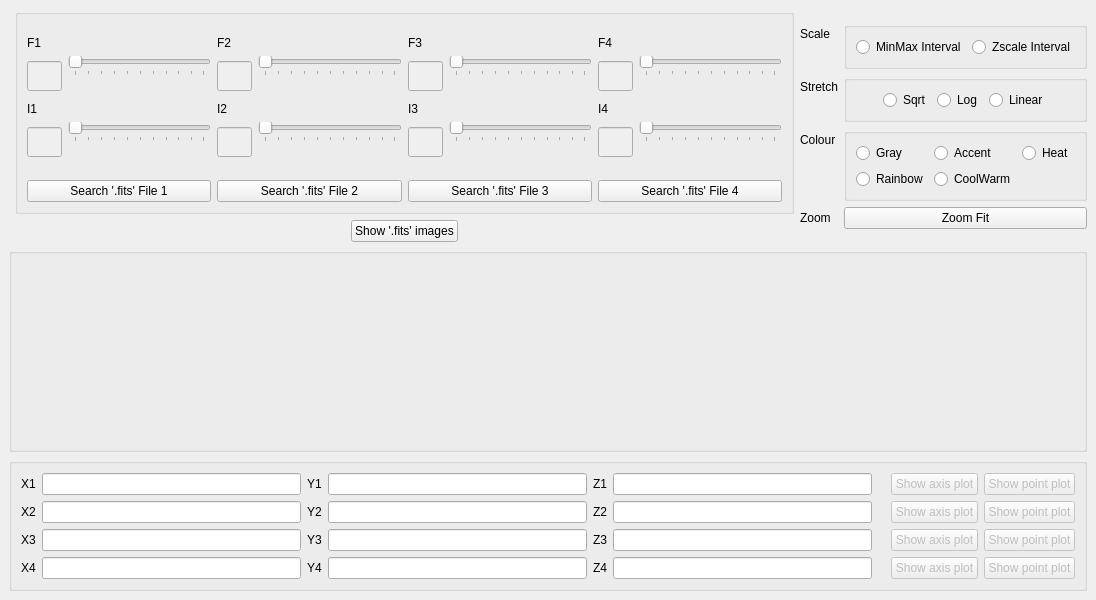
<?xml version="1.0" encoding="UTF-8"?>
<ui version="4.0">
 <class>MrsDetPlot</class>
 <widget class="QMainWindow" name="MrsDetPlot">
  <property name="geometry">
   <rect>
    <x>0</x>
    <y>0</y>
    <width>1096</width>
    <height>600</height>
   </rect>
  </property>
  <property name="minimumSize">
   <size>
    <width>600</width>
    <height>600</height>
   </size>
  </property>
  <property name="maximumSize">
   <size>
    <width>1096</width>
    <height>600</height>
   </size>
  </property>
  <property name="windowTitle">
   <string>mrs_det_plot</string>
  </property>
  <widget class="QWidget" name="centralwidget">
   <property name="sizePolicy">
    <sizepolicy hsizetype="Minimum" vsizetype="Fixed">
     <horstretch>0</horstretch>
     <verstretch>0</verstretch>
    </sizepolicy>
   </property>
   <layout class="QGridLayout" name="gridLayout_2">
    <item row="0" column="0">
     <layout class="QGridLayout" name="gridLayout" rowstretch="0,0,0,0">
      <item row="2" column="0" colspan="3">
       <widget class="QGroupBox" name="midPlot">
        <property name="minimumSize">
         <size>
          <width>0</width>
          <height>150</height>
         </size>
        </property>
        <property name="title">
         <string/>
        </property>
        <layout class="QGridLayout" name="gridLayout_18">
         <item row="0" column="0">
          <layout class="QVBoxLayout" name="midLayout_vbox"/>
         </item>
        </layout>
       </widget>
      </item>
      <item row="1" column="1" alignment="Qt::AlignHCenter">
       <widget class="QPushButton" name="midButton">
        <property name="sizePolicy">
         <sizepolicy hsizetype="Fixed" vsizetype="Fixed">
          <horstretch>0</horstretch>
          <verstretch>0</verstretch>
         </sizepolicy>
        </property>
        <property name="text">
         <string>Show '.fits' images</string>
        </property>
       </widget>
      </item>
      <item row="0" column="1">
       <widget class="QGroupBox" name="groupBox_3">
        <property name="sizePolicy">
         <sizepolicy hsizetype="Expanding" vsizetype="Minimum">
          <horstretch>0</horstretch>
          <verstretch>0</verstretch>
         </sizepolicy>
        </property>
        <property name="maximumSize">
         <size>
          <width>16777215</width>
          <height>16777215</height>
         </size>
        </property>
        <property name="title">
         <string/>
        </property>
        <property name="alignment">
         <set>Qt::AlignLeading|Qt::AlignLeft|Qt::AlignVCenter</set>
        </property>
        <layout class="QGridLayout" name="gridLayout_7">
         <item row="0" column="0">
          <layout class="QGridLayout" name="gridLayout_3">
           <property name="sizeConstraint">
            <enum>QLayout::SetDefaultConstraint</enum>
           </property>
           <item row="0" column="3">
            <layout class="QFormLayout" name="formLayout_4">
             <property name="sizeConstraint">
              <enum>QLayout::SetDefaultConstraint</enum>
             </property>
             <property name="fieldGrowthPolicy">
              <enum>QFormLayout::AllNonFixedFieldsGrow</enum>
             </property>
             <property name="rowWrapPolicy">
              <enum>QFormLayout::WrapAllRows</enum>
             </property>
             <property name="labelAlignment">
              <set>Qt::AlignLeading|Qt::AlignLeft|Qt::AlignVCenter</set>
             </property>
             <property name="formAlignment">
              <set>Qt::AlignLeading|Qt::AlignLeft|Qt::AlignVCenter</set>
             </property>
             <item row="0" column="0">
              <widget class="QLabel" name="frame3Label">
               <property name="text">
                <string>F3</string>
               </property>
              </widget>
             </item>
             <item row="0" column="1">
              <layout class="QGridLayout" name="gridLayout_14">
               <item row="0" column="1" colspan="2">
                <widget class="QSlider" name="frameSlider3">
                 <property name="enabled">
                  <bool>false</bool>
                 </property>
                 <property name="orientation">
                  <enum>Qt::Horizontal</enum>
                 </property>
                 <property name="tickPosition">
                  <enum>QSlider::TicksBelow</enum>
                 </property>
                </widget>
               </item>
               <item row="1" column="1">
                <widget class="QLabel" name="frameMinimumLabel3">
                 <property name="text">
                  <string/>
                 </property>
                </widget>
               </item>
               <item row="1" column="2" alignment="Qt::AlignRight">
                <widget class="QLabel" name="frameMaximumLabel3">
                 <property name="text">
                  <string/>
                 </property>
                </widget>
               </item>
               <item row="0" column="0" rowspan="2">
                <widget class="QLineEdit" name="frameLineEdit3">
                 <property name="enabled">
                  <bool>false</bool>
                 </property>
                 <property name="maximumSize">
                  <size>
                   <width>35</width>
                   <height>30</height>
                  </size>
                 </property>
                </widget>
               </item>
              </layout>
             </item>
             <item row="1" column="0">
              <widget class="QLabel" name="integration3Label">
               <property name="text">
                <string>I3</string>
               </property>
              </widget>
             </item>
             <item row="1" column="1">
              <layout class="QGridLayout" name="gridLayout_15">
               <item row="0" column="1" colspan="2">
                <widget class="QSlider" name="integrationSlider3">
                 <property name="enabled">
                  <bool>false</bool>
                 </property>
                 <property name="orientation">
                  <enum>Qt::Horizontal</enum>
                 </property>
                 <property name="tickPosition">
                  <enum>QSlider::TicksBelow</enum>
                 </property>
                </widget>
               </item>
               <item row="1" column="1">
                <widget class="QLabel" name="integrationMinimumLabel3">
                 <property name="text">
                  <string/>
                 </property>
                </widget>
               </item>
               <item row="1" column="2" alignment="Qt::AlignRight">
                <widget class="QLabel" name="integrationMaximumLabel3">
                 <property name="text">
                  <string/>
                 </property>
                </widget>
               </item>
               <item row="0" column="0" rowspan="2">
                <widget class="QLineEdit" name="integrationLineEdit3">
                 <property name="enabled">
                  <bool>false</bool>
                 </property>
                 <property name="maximumSize">
                  <size>
                   <width>35</width>
                   <height>30</height>
                  </size>
                 </property>
                </widget>
               </item>
              </layout>
             </item>
            </layout>
           </item>
           <item row="0" column="2">
            <layout class="QFormLayout" name="formLayout_3">
             <property name="rowWrapPolicy">
              <enum>QFormLayout::WrapAllRows</enum>
             </property>
             <property name="formAlignment">
              <set>Qt::AlignLeading|Qt::AlignLeft|Qt::AlignVCenter</set>
             </property>
             <item row="0" column="0">
              <widget class="QLabel" name="frame2Label">
               <property name="text">
                <string>F2</string>
               </property>
              </widget>
             </item>
             <item row="0" column="1">
              <layout class="QGridLayout" name="gridLayout_12">
               <item row="0" column="1" colspan="2">
                <widget class="QSlider" name="frameSlider2">
                 <property name="enabled">
                  <bool>false</bool>
                 </property>
                 <property name="orientation">
                  <enum>Qt::Horizontal</enum>
                 </property>
                 <property name="tickPosition">
                  <enum>QSlider::TicksBelow</enum>
                 </property>
                </widget>
               </item>
               <item row="1" column="2" alignment="Qt::AlignRight">
                <widget class="QLabel" name="frameMaximumLabel2">
                 <property name="text">
                  <string/>
                 </property>
                </widget>
               </item>
               <item row="1" column="1">
                <widget class="QLabel" name="frameMinimumLabel2">
                 <property name="text">
                  <string/>
                 </property>
                </widget>
               </item>
               <item row="0" column="0" rowspan="2">
                <widget class="QLineEdit" name="frameLineEdit2">
                 <property name="enabled">
                  <bool>false</bool>
                 </property>
                 <property name="maximumSize">
                  <size>
                   <width>35</width>
                   <height>30</height>
                  </size>
                 </property>
                </widget>
               </item>
              </layout>
             </item>
             <item row="1" column="0">
              <widget class="QLabel" name="integration2Label">
               <property name="text">
                <string>I2</string>
               </property>
              </widget>
             </item>
             <item row="1" column="1">
              <layout class="QGridLayout" name="gridLayout_13">
               <item row="1" column="1">
                <widget class="QLabel" name="integrationMinimumLabel2">
                 <property name="text">
                  <string/>
                 </property>
                </widget>
               </item>
               <item row="0" column="1" colspan="2">
                <widget class="QSlider" name="integrationSlider2">
                 <property name="enabled">
                  <bool>false</bool>
                 </property>
                 <property name="orientation">
                  <enum>Qt::Horizontal</enum>
                 </property>
                 <property name="tickPosition">
                  <enum>QSlider::TicksBelow</enum>
                 </property>
                </widget>
               </item>
               <item row="1" column="2" alignment="Qt::AlignRight">
                <widget class="QLabel" name="integrationMaximumLabel2">
                 <property name="text">
                  <string/>
                 </property>
                </widget>
               </item>
               <item row="0" column="0" rowspan="2">
                <widget class="QLineEdit" name="integrationLineEdit2">
                 <property name="enabled">
                  <bool>false</bool>
                 </property>
                 <property name="maximumSize">
                  <size>
                   <width>35</width>
                   <height>30</height>
                  </size>
                 </property>
                </widget>
               </item>
              </layout>
             </item>
            </layout>
           </item>
           <item row="0" column="4">
            <layout class="QFormLayout" name="formLayout_5">
             <property name="fieldGrowthPolicy">
              <enum>QFormLayout::AllNonFixedFieldsGrow</enum>
             </property>
             <property name="rowWrapPolicy">
              <enum>QFormLayout::WrapAllRows</enum>
             </property>
             <property name="formAlignment">
              <set>Qt::AlignLeading|Qt::AlignLeft|Qt::AlignVCenter</set>
             </property>
             <item row="0" column="0">
              <widget class="QLabel" name="frame4Label">
               <property name="text">
                <string>F4</string>
               </property>
              </widget>
             </item>
             <item row="0" column="1">
              <layout class="QGridLayout" name="gridLayout_16">
               <item row="0" column="1" colspan="2">
                <widget class="QSlider" name="frameSlider4">
                 <property name="enabled">
                  <bool>false</bool>
                 </property>
                 <property name="tracking">
                  <bool>true</bool>
                 </property>
                 <property name="orientation">
                  <enum>Qt::Horizontal</enum>
                 </property>
                 <property name="tickPosition">
                  <enum>QSlider::TicksBelow</enum>
                 </property>
                </widget>
               </item>
               <item row="1" column="2" alignment="Qt::AlignRight">
                <widget class="QLabel" name="frameMaximumLabel4">
                 <property name="text">
                  <string/>
                 </property>
                </widget>
               </item>
               <item row="1" column="1">
                <widget class="QLabel" name="frameMinimumLabel4">
                 <property name="text">
                  <string/>
                 </property>
                </widget>
               </item>
               <item row="0" column="0" rowspan="2">
                <widget class="QLineEdit" name="frameLineEdit4">
                 <property name="enabled">
                  <bool>false</bool>
                 </property>
                 <property name="sizePolicy">
                  <sizepolicy hsizetype="Expanding" vsizetype="Fixed">
                   <horstretch>0</horstretch>
                   <verstretch>0</verstretch>
                  </sizepolicy>
                 </property>
                 <property name="maximumSize">
                  <size>
                   <width>35</width>
                   <height>30</height>
                  </size>
                 </property>
                </widget>
               </item>
              </layout>
             </item>
             <item row="1" column="0">
              <widget class="QLabel" name="integration4Label">
               <property name="text">
                <string>I4</string>
               </property>
              </widget>
             </item>
             <item row="1" column="1">
              <layout class="QGridLayout" name="gridLayout_17">
               <item row="1" column="2" alignment="Qt::AlignRight">
                <widget class="QLabel" name="integrationMaximumLabel4">
                 <property name="text">
                  <string/>
                 </property>
                </widget>
               </item>
               <item row="1" column="1">
                <widget class="QLabel" name="integrationMinimumLabel4">
                 <property name="text">
                  <string/>
                 </property>
                </widget>
               </item>
               <item row="0" column="1" colspan="2">
                <widget class="QSlider" name="integrationSlider4">
                 <property name="enabled">
                  <bool>false</bool>
                 </property>
                 <property name="orientation">
                  <enum>Qt::Horizontal</enum>
                 </property>
                 <property name="tickPosition">
                  <enum>QSlider::TicksBelow</enum>
                 </property>
                </widget>
               </item>
               <item row="0" column="0" rowspan="2">
                <widget class="QLineEdit" name="integrationLineEdit4">
                 <property name="enabled">
                  <bool>false</bool>
                 </property>
                 <property name="maximumSize">
                  <size>
                   <width>35</width>
                   <height>30</height>
                  </size>
                 </property>
                </widget>
               </item>
              </layout>
             </item>
            </layout>
           </item>
           <item row="0" column="0">
            <layout class="QFormLayout" name="formLayout_2">
             <property name="rowWrapPolicy">
              <enum>QFormLayout::WrapAllRows</enum>
             </property>
             <property name="formAlignment">
              <set>Qt::AlignLeading|Qt::AlignLeft|Qt::AlignVCenter</set>
             </property>
             <item row="0" column="0">
              <widget class="QLabel" name="frame1Label">
               <property name="text">
                <string>F1</string>
               </property>
              </widget>
             </item>
             <item row="0" column="1">
              <layout class="QGridLayout" name="gridLayout_10">
               <item row="1" column="1">
                <widget class="QLabel" name="frameMinimumLabel1">
                 <property name="text">
                  <string/>
                 </property>
                </widget>
               </item>
               <item row="0" column="1" colspan="2">
                <widget class="QSlider" name="frameSlider1">
                 <property name="enabled">
                  <bool>false</bool>
                 </property>
                 <property name="orientation">
                  <enum>Qt::Horizontal</enum>
                 </property>
                 <property name="tickPosition">
                  <enum>QSlider::TicksBelow</enum>
                 </property>
                </widget>
               </item>
               <item row="1" column="2" alignment="Qt::AlignRight">
                <widget class="QLabel" name="frameMaximumLabel1">
                 <property name="text">
                  <string/>
                 </property>
                </widget>
               </item>
               <item row="0" column="0" rowspan="2">
                <widget class="QLineEdit" name="frameLineEdit1">
                 <property name="enabled">
                  <bool>false</bool>
                 </property>
                 <property name="sizePolicy">
                  <sizepolicy hsizetype="Expanding" vsizetype="Fixed">
                   <horstretch>0</horstretch>
                   <verstretch>0</verstretch>
                  </sizepolicy>
                 </property>
                 <property name="minimumSize">
                  <size>
                   <width>0</width>
                   <height>0</height>
                  </size>
                 </property>
                 <property name="maximumSize">
                  <size>
                   <width>35</width>
                   <height>30</height>
                  </size>
                 </property>
                </widget>
               </item>
              </layout>
             </item>
             <item row="1" column="0">
              <widget class="QLabel" name="integration1Label">
               <property name="text">
                <string>I1</string>
               </property>
              </widget>
             </item>
             <item row="1" column="1">
              <layout class="QGridLayout" name="gridLayout_11">
               <item row="0" column="1" colspan="2">
                <widget class="QSlider" name="integrationSlider1">
                 <property name="enabled">
                  <bool>false</bool>
                 </property>
                 <property name="orientation">
                  <enum>Qt::Horizontal</enum>
                 </property>
                 <property name="tickPosition">
                  <enum>QSlider::TicksBelow</enum>
                 </property>
                </widget>
               </item>
               <item row="1" column="1">
                <widget class="QLabel" name="integrationMinimumLabel1">
                 <property name="text">
                  <string/>
                 </property>
                </widget>
               </item>
               <item row="1" column="2" alignment="Qt::AlignRight">
                <widget class="QLabel" name="integrationMaximumLabel1">
                 <property name="text">
                  <string/>
                 </property>
                </widget>
               </item>
               <item row="0" column="0" rowspan="2">
                <widget class="QLineEdit" name="integrationLineEdit1">
                 <property name="enabled">
                  <bool>false</bool>
                 </property>
                 <property name="maximumSize">
                  <size>
                   <width>35</width>
                   <height>30</height>
                  </size>
                 </property>
                </widget>
               </item>
              </layout>
             </item>
            </layout>
           </item>
           <item row="1" column="4">
            <widget class="QPushButton" name="fileButton4">
             <property name="text">
              <string>Search '.fits' File 4</string>
             </property>
            </widget>
           </item>
           <item row="1" column="3">
            <widget class="QPushButton" name="fileButton3">
             <property name="text">
              <string>Search '.fits' File 3</string>
             </property>
            </widget>
           </item>
           <item row="1" column="2">
            <widget class="QPushButton" name="fileButton2">
             <property name="text">
              <string>Search '.fits' File 2</string>
             </property>
            </widget>
           </item>
           <item row="1" column="0">
            <widget class="QPushButton" name="fileButton1">
             <property name="text">
              <string>Search '.fits' File 1</string>
             </property>
            </widget>
           </item>
          </layout>
         </item>
        </layout>
       </widget>
      </item>
      <item row="3" column="0" colspan="3">
       <widget class="QGroupBox" name="groupBox_2">
        <property name="enabled">
         <bool>true</bool>
        </property>
        <property name="sizePolicy">
         <sizepolicy hsizetype="Expanding" vsizetype="Fixed">
          <horstretch>0</horstretch>
          <verstretch>0</verstretch>
         </sizepolicy>
        </property>
        <property name="title">
         <string/>
        </property>
        <layout class="QGridLayout" name="gridLayout_9">
         <item row="0" column="0">
          <layout class="QGridLayout" name="gridLayout_8">
           <item row="0" column="2">
            <widget class="QLabel" name="yLabel1">
             <property name="text">
              <string>Y1</string>
             </property>
            </widget>
           </item>
           <item row="0" column="6">
            <widget class="QLabel" name="zUnitLabel1">
             <property name="text">
              <string/>
             </property>
            </widget>
           </item>
           <item row="0" column="4">
            <widget class="QLabel" name="zLabel1">
             <property name="text">
              <string>Z1</string>
             </property>
            </widget>
           </item>
           <item row="0" column="1">
            <widget class="QLineEdit" name="xlineEdit1">
             <property name="readOnly">
              <bool>true</bool>
             </property>
            </widget>
           </item>
           <item row="2" column="0">
            <widget class="QLabel" name="xLabel3">
             <property name="text">
              <string>X3</string>
             </property>
            </widget>
           </item>
           <item row="0" column="3">
            <widget class="QLineEdit" name="ylineEdit1">
             <property name="readOnly">
              <bool>true</bool>
             </property>
            </widget>
           </item>
           <item row="0" column="5">
            <widget class="QLineEdit" name="zlineEdit1">
             <property name="readOnly">
              <bool>true</bool>
             </property>
            </widget>
           </item>
           <item row="0" column="7">
            <widget class="QPushButton" name="showAxisButton1">
             <property name="enabled">
              <bool>false</bool>
             </property>
             <property name="text">
              <string>Show axis plot</string>
             </property>
            </widget>
           </item>
           <item row="1" column="8">
            <widget class="QPushButton" name="showPointButton2">
             <property name="enabled">
              <bool>false</bool>
             </property>
             <property name="text">
              <string>Show point plot</string>
             </property>
            </widget>
           </item>
           <item row="1" column="6">
            <widget class="QLabel" name="zUnitLabel2">
             <property name="text">
              <string/>
             </property>
            </widget>
           </item>
           <item row="2" column="1">
            <widget class="QLineEdit" name="xlineEdit3"/>
           </item>
           <item row="1" column="2">
            <widget class="QLabel" name="yLabel2">
             <property name="text">
              <string>Y2</string>
             </property>
            </widget>
           </item>
           <item row="1" column="5">
            <widget class="QLineEdit" name="zlineEdit2">
             <property name="readOnly">
              <bool>true</bool>
             </property>
            </widget>
           </item>
           <item row="2" column="6">
            <widget class="QLabel" name="zUnitLabel3">
             <property name="text">
              <string/>
             </property>
            </widget>
           </item>
           <item row="2" column="3">
            <widget class="QLineEdit" name="ylineEdit3">
             <property name="readOnly">
              <bool>true</bool>
             </property>
            </widget>
           </item>
           <item row="2" column="5">
            <widget class="QLineEdit" name="zlineEdit3">
             <property name="readOnly">
              <bool>true</bool>
             </property>
            </widget>
           </item>
           <item row="2" column="7">
            <widget class="QPushButton" name="showAxisButton3">
             <property name="enabled">
              <bool>false</bool>
             </property>
             <property name="text">
              <string>Show axis plot</string>
             </property>
            </widget>
           </item>
           <item row="1" column="7">
            <widget class="QPushButton" name="showAxisButton2">
             <property name="enabled">
              <bool>false</bool>
             </property>
             <property name="text">
              <string>Show axis plot</string>
             </property>
            </widget>
           </item>
           <item row="2" column="2">
            <widget class="QLabel" name="yLabel3">
             <property name="text">
              <string>Y3</string>
             </property>
            </widget>
           </item>
           <item row="1" column="3">
            <widget class="QLineEdit" name="ylineEdit2">
             <property name="readOnly">
              <bool>true</bool>
             </property>
            </widget>
           </item>
           <item row="1" column="4">
            <widget class="QLabel" name="zLabel2">
             <property name="text">
              <string>Z2</string>
             </property>
            </widget>
           </item>
           <item row="0" column="8">
            <widget class="QPushButton" name="showPointButton1">
             <property name="enabled">
              <bool>false</bool>
             </property>
             <property name="text">
              <string>Show point plot</string>
             </property>
            </widget>
           </item>
           <item row="1" column="1">
            <widget class="QLineEdit" name="xlineEdit2">
             <property name="readOnly">
              <bool>true</bool>
             </property>
            </widget>
           </item>
           <item row="2" column="4">
            <widget class="QLabel" name="zLabel3">
             <property name="text">
              <string>Z3</string>
             </property>
            </widget>
           </item>
           <item row="0" column="0">
            <widget class="QLabel" name="xLabel1">
             <property name="text">
              <string>X1</string>
             </property>
            </widget>
           </item>
           <item row="2" column="8">
            <widget class="QPushButton" name="showPointButton3">
             <property name="enabled">
              <bool>false</bool>
             </property>
             <property name="text">
              <string>Show point plot</string>
             </property>
            </widget>
           </item>
           <item row="1" column="0">
            <widget class="QLabel" name="xLabel2">
             <property name="text">
              <string>X2</string>
             </property>
            </widget>
           </item>
           <item row="3" column="0">
            <widget class="QLabel" name="xLabel4">
             <property name="text">
              <string>X4</string>
             </property>
            </widget>
           </item>
           <item row="3" column="1">
            <widget class="QLineEdit" name="xlineEdit4">
             <property name="readOnly">
              <bool>true</bool>
             </property>
            </widget>
           </item>
           <item row="3" column="2">
            <widget class="QLabel" name="yLabel4">
             <property name="text">
              <string>Y4</string>
             </property>
            </widget>
           </item>
           <item row="3" column="3">
            <widget class="QLineEdit" name="ylineEdit4">
             <property name="readOnly">
              <bool>true</bool>
             </property>
            </widget>
           </item>
           <item row="3" column="4">
            <widget class="QLabel" name="zLabel4">
             <property name="text">
              <string>Z4</string>
             </property>
            </widget>
           </item>
           <item row="3" column="5">
            <widget class="QLineEdit" name="zlineEdit4">
             <property name="readOnly">
              <bool>true</bool>
             </property>
            </widget>
           </item>
           <item row="3" column="7">
            <widget class="QPushButton" name="showAxisButton4">
             <property name="enabled">
              <bool>false</bool>
             </property>
             <property name="text">
              <string>Show axis plot</string>
             </property>
            </widget>
           </item>
           <item row="3" column="8">
            <widget class="QPushButton" name="showPointButton4">
             <property name="enabled">
              <bool>false</bool>
             </property>
             <property name="text">
              <string>Show point plot</string>
             </property>
            </widget>
           </item>
           <item row="3" column="6">
            <widget class="QLabel" name="zUnitLabel4">
             <property name="text">
              <string/>
             </property>
            </widget>
           </item>
          </layout>
         </item>
        </layout>
       </widget>
      </item>
      <item row="0" column="2" rowspan="2">
       <layout class="QFormLayout" name="formLayout">
        <property name="formAlignment">
         <set>Qt::AlignLeading|Qt::AlignLeft|Qt::AlignVCenter</set>
        </property>
        <item row="0" column="0">
         <widget class="QLabel" name="scaleLabel">
          <property name="text">
           <string>Scale</string>
          </property>
         </widget>
        </item>
        <item row="1" column="0">
         <widget class="QLabel" name="stretchLabel">
          <property name="text">
           <string>Stretch</string>
          </property>
         </widget>
        </item>
        <item row="2" column="0">
         <widget class="QLabel" name="colourLabel">
          <property name="text">
           <string>Colour</string>
          </property>
         </widget>
        </item>
        <item row="3" column="0">
         <widget class="QLabel" name="zoomLabel">
          <property name="text">
           <string>Zoom</string>
          </property>
         </widget>
        </item>
        <item row="1" column="1">
         <widget class="QGroupBox" name="groupBox_4">
          <property name="title">
           <string/>
          </property>
          <layout class="QHBoxLayout" name="horizontalLayout_4">
           <item>
            <layout class="QHBoxLayout" name="horizontalLayout_3">
             <item>
              <widget class="QRadioButton" name="radioBScale3">
               <property name="sizePolicy">
                <sizepolicy hsizetype="Fixed" vsizetype="Fixed">
                 <horstretch>0</horstretch>
                 <verstretch>0</verstretch>
                </sizepolicy>
               </property>
               <property name="layoutDirection">
                <enum>Qt::LeftToRight</enum>
               </property>
               <property name="text">
                <string>Sqrt</string>
               </property>
              </widget>
             </item>
             <item>
              <widget class="QRadioButton" name="radioBScale2">
               <property name="sizePolicy">
                <sizepolicy hsizetype="Fixed" vsizetype="Fixed">
                 <horstretch>0</horstretch>
                 <verstretch>0</verstretch>
                </sizepolicy>
               </property>
               <property name="text">
                <string>Log</string>
               </property>
              </widget>
             </item>
             <item>
              <widget class="QRadioButton" name="radioBScale1">
               <property name="sizePolicy">
                <sizepolicy hsizetype="Fixed" vsizetype="Fixed">
                 <horstretch>0</horstretch>
                 <verstretch>0</verstretch>
                </sizepolicy>
               </property>
               <property name="text">
                <string>Linear</string>
               </property>
              </widget>
             </item>
            </layout>
           </item>
          </layout>
         </widget>
        </item>
        <item row="3" column="1">
         <widget class="QPushButton" name="centerButton">
          <property name="sizePolicy">
           <sizepolicy hsizetype="Preferred" vsizetype="Fixed">
            <horstretch>0</horstretch>
            <verstretch>0</verstretch>
           </sizepolicy>
          </property>
          <property name="text">
           <string>Zoom Fit</string>
          </property>
         </widget>
        </item>
        <item row="0" column="1">
         <widget class="QGroupBox" name="groupBox">
          <property name="sizePolicy">
           <sizepolicy hsizetype="Preferred" vsizetype="Preferred">
            <horstretch>0</horstretch>
            <verstretch>0</verstretch>
           </sizepolicy>
          </property>
          <property name="title">
           <string/>
          </property>
          <layout class="QHBoxLayout" name="horizontalLayout_2">
           <item>
            <layout class="QHBoxLayout" name="horizontalLayout">
             <item>
              <widget class="QRadioButton" name="minMaxRadioB">
               <property name="text">
                <string>MinMax Interval</string>
               </property>
              </widget>
             </item>
             <item>
              <widget class="QRadioButton" name="zscaleRadioB">
               <property name="text">
                <string>Zscale Interval</string>
               </property>
              </widget>
             </item>
            </layout>
           </item>
          </layout>
         </widget>
        </item>
        <item row="2" column="1">
         <widget class="QGroupBox" name="groupBox_5">
          <property name="title">
           <string/>
          </property>
          <layout class="QGridLayout" name="gridLayout_5">
           <item row="0" column="0">
            <layout class="QGridLayout" name="gridLayout_4">
             <item row="0" column="1">
              <widget class="QRadioButton" name="radioBColor3">
               <property name="text">
                <string>Accent</string>
               </property>
              </widget>
             </item>
             <item row="0" column="0">
              <widget class="QRadioButton" name="radioBColor1">
               <property name="text">
                <string>Gray</string>
               </property>
              </widget>
             </item>
             <item row="0" column="2">
              <widget class="QRadioButton" name="radioBColor4">
               <property name="text">
                <string>Heat</string>
               </property>
              </widget>
             </item>
             <item row="1" column="0">
              <widget class="QRadioButton" name="radioBColor5">
               <property name="text">
                <string>Rainbow</string>
               </property>
              </widget>
             </item>
             <item row="1" column="1">
              <widget class="QRadioButton" name="radioBColor2">
               <property name="text">
                <string>CoolWarm</string>
               </property>
              </widget>
             </item>
            </layout>
           </item>
          </layout>
         </widget>
        </item>
       </layout>
      </item>
     </layout>
    </item>
   </layout>
  </widget>
 </widget>
 <resources/>
 <connections/>
</ui>
